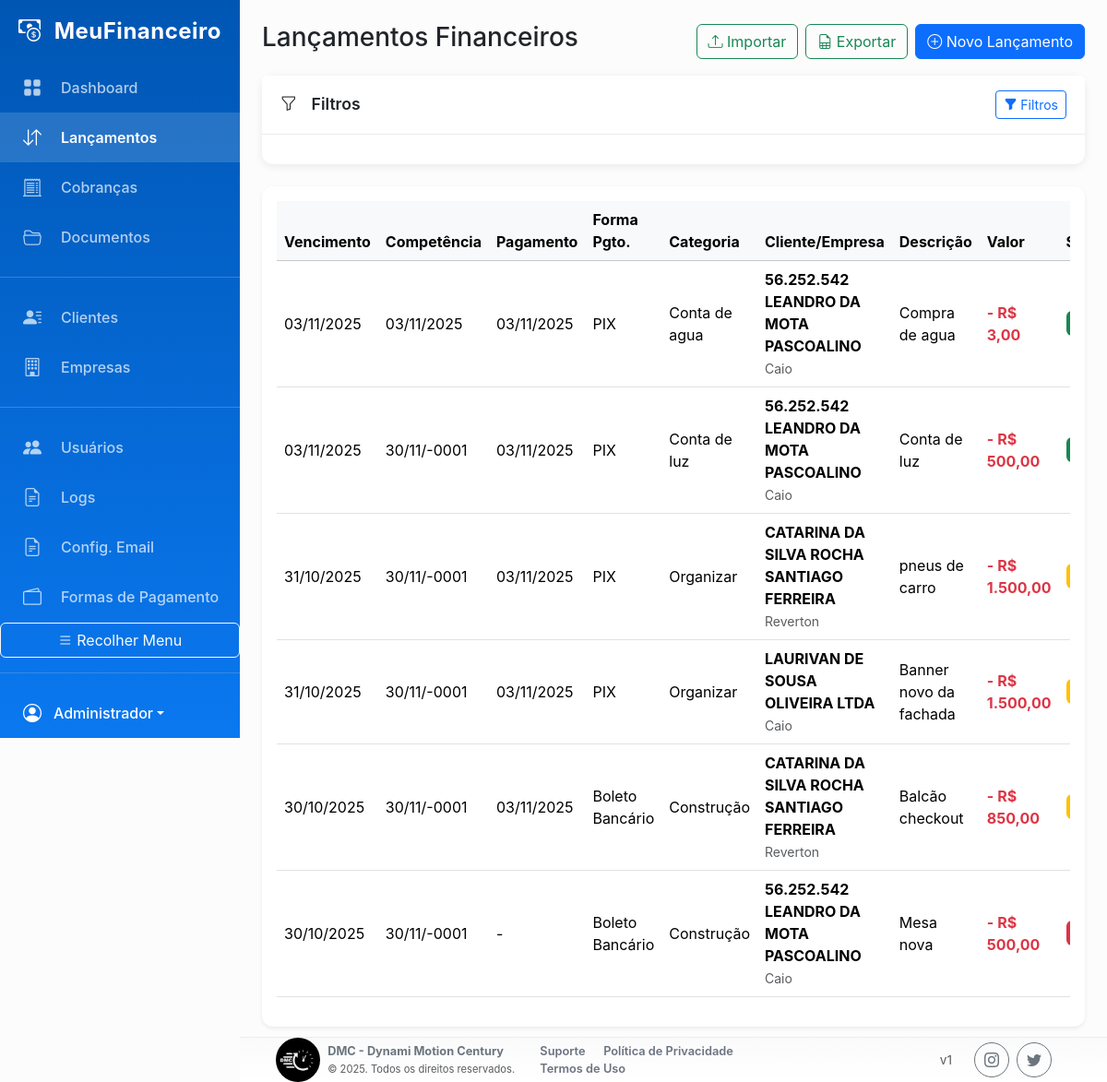
The app's page /index.php?page=lancamentos (signed in) with its own data.
### tables this page shows
CREATE TABLE `lancamentos` (
  `id` int(11) NOT NULL,
  `id_empresa` int(11) NOT NULL,
  `descricao` varchar(255) NOT NULL,
  `valor` decimal(10,2) NOT NULL,
  `tipo` enum('receita','despesa') NOT NULL,
  `data_vencimento` date NOT NULL,
  `data_competencia` date DEFAULT NULL,
  `data_pagamento` date DEFAULT NULL,
  `status` enum('pendente','pago','contestado','confirmado_cliente') NOT NULL DEFAULT 'pendente',
  `anexo_path` varchar(255) DEFAULT NULL,
  `metodo_pagamento` varchar(255) DEFAULT NULL,
  `id_forma_pagamento` int(11) DEFAULT NULL,
  `id_categoria` int(10) UNSIGNED DEFAULT NULL
);

CREATE TABLE `categorias_lancamento` (
  `id` int(10) UNSIGNED NOT NULL,
  `nome` varchar(150) NOT NULL,
  `descricao` text DEFAULT NULL,
  `ativo` tinyint(1) NOT NULL DEFAULT 1,
  `created_at` timestamp NOT NULL DEFAULT current_timestamp()
);

CREATE TABLE `empresas` (
  `id` int(11) NOT NULL,
  `id_cliente` int(11) NOT NULL,
  `cnpj` varchar(18) NOT NULL,
  `razao_social` varchar(255) NOT NULL,
  `nome_fantasia` varchar(255) DEFAULT NULL,
  `data_abertura` date DEFAULT NULL,
  `endereco` text DEFAULT NULL,
  `telefone_comercial` varchar(20) DEFAULT NULL
);

CREATE TABLE `clientes` (
  `id` int(11) NOT NULL,
  `nome_responsavel` varchar(100) NOT NULL,
  `email_contato` varchar(100) NOT NULL,
  `telefone` varchar(20) DEFAULT NULL
);

### pages/lancamentos.php (the view, shortened to what this page needs)
<?php
global $pdo;
$params = [];
$where_sql = "";
$per_page = 25;
$page_num = max(1, intval($_GET['page_num'] ?? 1));
$offset = ($page_num - 1) * $per_page;
$has_categorias_table = false;
try {
    $tStmt = $pdo->prepare("SELECT COUNT(*) FROM information_schema.TABLES WHERE TABLE_SCHEMA = DATABASE() AND TABLE_NAME = 'categorias_lancamento'");
    $tStmt->execute();
    $has_categorias_table = $tStmt->fetchColumn() > 0;
} catch (Exception $e) { $has_categorias_table = false; }
if ($has_categorias_table) {
    $sql = "SELECT l.*, e.razao_social, e.id_cliente, c.nome_responsavel, cat.nome AS categoria_nome
    FROM lancamentos l
    JOIN empresas e ON l.id_empresa = e.id
    JOIN clientes c ON e.id_cliente = c.id
    LEFT JOIN categorias_lancamento cat ON l.id_categoria = cat.id
    $where_sql
    ORDER BY l.data_vencimento DESC
    LIMIT ? OFFSET ?";
}
$params_for_query = $params;
$params_for_query[] = $per_page;
$params_for_query[] = $offset;
$stmt = $pdo->prepare($sql);
$stmt->execute($params_for_query);
$lancamentos = $stmt->fetchAll();
function getLancamentoStatusInfo($lancamento) {
    $today = new DateTime();
    $vencimento = new DateTime($lancamento['data_vencimento']);
    $today->setTime(0, 0, 0);
    $vencimento->setTime(0, 0, 0);
    $rawStatus = $lancamento['status'] ?? '';
    $status = strtolower(trim($rawStatus));
    if ($status === 'pago') {
        if (!empty($lancamento['data_pagamento'])) {
            $data_pagamento = new DateTime($lancamento['data_pagamento']);
            $data_pagamento->setTime(0, 0, 0);
            if ($data_pagamento > $vencimento) {
                return ['text' => 'Pago em Atraso', 'class' => 'bg-warning text-dark'];
            }
        }
        return ['text' => 'Pago', 'class' => 'bg-success'];
    } elseif ($status === 'pendente') {
        if ($vencimento < $today) {
            return ['text' => 'Vencido', 'class' => 'bg-danger'];
        }
        return ['text' => 'Em aberto', 'class' => 'bg-info text-dark'];
    } elseif ($status === 'contestado') {
        return ['text' => 'Contestado', 'class' => 'bg-danger'];
    } elseif ($status === 'confirmado_cliente') {
        return ['text' => 'Confirmado Cliente', 'class' => 'bg-primary'];
    } else {
        return ['text' => ucfirst($status), 'class' => 'bg-secondary'];
    }
}
?>
<div class="d-flex justify-content-between align-items-center mb-3">
    <h3>Lançamentos Financeiros</h3>
    <div class="d-flex gap-2">
        <button class="btn btn-outline-success" data-bs-toggle="modal" data-bs-target="#modalImportarLancamentos">
            <i class="bi bi-upload"></i> Importar
        </button>
        <button id="btn-exportar" class="btn btn-outline-success" title="Exportar dados filtrados para CSV">
            <i class="bi bi-file-earmark-spreadsheet"></i> Exportar
        </button>
        <button class="btn btn-primary" data-bs-toggle="modal" data-bs-target="#modalNovoLancamento">
            <i class="bi bi-plus-circle"></i> Novo Lançamento
        </button>
    </div>
</div>
<div class="card mb-4">
    <div class="card-header">
        <i class="bi bi-funnel me-2"></i> Filtros
    </div>
    <div class="card-body">
    </div>
</div>
<div class="card shadow-sm">
    <div class="card-body">
        <div class="table-responsive">
            <table class="table table-hover align-middle">
                <thead class="table-light">
                    <tr>
                        <th>Vencimento</th>
                        <th>Competência</th>
                        <th>Pagamento</th>
                        <th>Forma Pgto.</th>
                        <th>Categoria</th>
                        <th>Cliente/Empresa</th>
                        <th>Descrição</th>
                        <th>Valor</th>
                        <th>Status</th>
                    </tr>
                </thead>
                <tbody>
                    <?php foreach ($lancamentos as $lanc): ?>
                        <?php
                        $status_info = getLancamentoStatusInfo($lanc);
                        ?>
                        <tr>
                            <td><?php echo date('d/m/Y', strtotime($lanc['data_vencimento'])); ?></td>
                            <td><?php echo $lanc['data_competencia'] ? date('d/m/Y', strtotime($lanc['data_competencia'])) : '-'; ?></td>
                            <td><?php echo $lanc['data_pagamento'] ? date('d/m/Y', strtotime($lanc['data_pagamento'])) : '-'; ?></td>
                            <td><?php echo htmlspecialchars($lanc['metodo_pagamento'] ?? '-'); ?></td>
                            <td><?php echo htmlspecialchars($lanc['categoria_nome'] ?? '-'); ?></td>
                            <td>
                                <div class="fw-bold"><?php echo htmlspecialchars($lanc['razao_social']); ?></div>
                                <small class="text-muted"><?php echo htmlspecialchars($lanc['nome_responsavel']); ?></small>
                            </td>
                            <td><?php echo htmlspecialchars($lanc['descricao']); ?></td>
                            <td class="fw-bold <?php echo ($lanc['tipo'] == 'receita') ? 'text-success' : 'text-danger'; ?>">
                                <?php echo ($lanc['tipo'] == 'receita') ? '+' : '-'; ?>
                                R$ <?php echo number_format($lanc['valor'], 2, ',', '.'); ?>
                            </td>
                            <td>
                                <span class="badge <?php echo $status_info['class']; ?> fs-6">
                                </span>
                            </td>
                        </tr>
                    <?php endforeach; ?>
                </tbody>
            </table>
        </div>
    </div>
</div>

### assets/css/style.css (style rules this page uses)
:root { --bs-primary: #0A78F0; --bs-primary-rgb: 10, 120, 240; --bs-primary-darker: #0056b3; --bs-secondary: #6B7280; --bs-success: #10B981; --bs-danger: #EF4444; --bs-warning: #F59E0B; --sidebar-width: 260px; --sidebar-width-collapsed: 80px; }
body { background-color: #f8f9fa; font-family: -apple-system, BlinkMacSystemFont, "Segoe UI", Roboto, "Helvetica Neue", Arial, sans-serif; }
.card { border: none; box-shadow: 0 2px 10px rgba(0, 0, 0, 0.08); border-radius: 0.75rem; height: 100%; }
.card-header { background-color: #fff; border-bottom: 1px solid #e9ecef; font-weight: 600; padding: 1rem 1.25rem; display: flex; align-items: center; font-size: 1.1rem; }

### records on screen
lancamentos: data_vencimento "03/11/2025", data_competencia "03/11/2025", data_pagamento "03/11/2025", metodo_pagamento "PIX", categorias_lancamento.nome "Conta de agua", id_empresa.razao_social "56.252.542 LEANDRO DA MOTA PASCOALINO", clientes.nome_responsavel "Caio", descricao "Compra de agua", valor "3,00"
lancamentos: data_vencimento "03/11/2025", data_competencia "30/11/-0001", data_pagamento "03/11/2025", metodo_pagamento "PIX", categorias_lancamento.nome "Conta de luz", id_empresa.razao_social "56.252.542 LEANDRO DA MOTA PASCOALINO", clientes.nome_responsavel "Caio", descricao "Conta de luz", valor "500,00"
lancamentos: data_vencimento "31/10/2025", data_competencia "30/11/-0001", data_pagamento "03/11/2025", metodo_pagamento "PIX", categorias_lancamento.nome "Organizar", id_empresa.razao_social "CATARINA DA SILVA ROCHA SANTIAGO FERREIRA", clientes.nome_responsavel "Reverton", descricao "pneus de carro", valor "1.500,00"
lancamentos: data_vencimento "31/10/2025", data_competencia "30/11/-0001", data_pagamento "03/11/2025", metodo_pagamento "PIX", categorias_lancamento.nome "Organizar", id_empresa.razao_social "LAURIVAN DE SOUSA OLIVEIRA LTDA", clientes.nome_responsavel "Caio", descricao "Banner novo da fachada", valor "1.500,00"
lancamentos: data_vencimento "30/10/2025", data_competencia "30/11/-0001", data_pagamento "03/11/2025", metodo_pagamento "Boleto Bancário", categorias_lancamento.nome "Construção", id_empresa.razao_social "CATARINA DA SILVA ROCHA SANTIAGO FERREIRA", clientes.nome_responsavel "Reverton", descricao "Balcão checkout", valor "850,00"
lancamentos: data_vencimento "30/10/2025", data_competencia "30/11/-0001", metodo_pagamento "Boleto Bancário", categorias_lancamento.nome "Construção", id_empresa.razao_social "56.252.542 LEANDRO DA MOTA PASCOALINO", clientes.nome_responsavel "Caio", descricao "Mesa nova", valor "500,00"

### other values on screen
$_SESSION['user_nome'] "Administrador"
